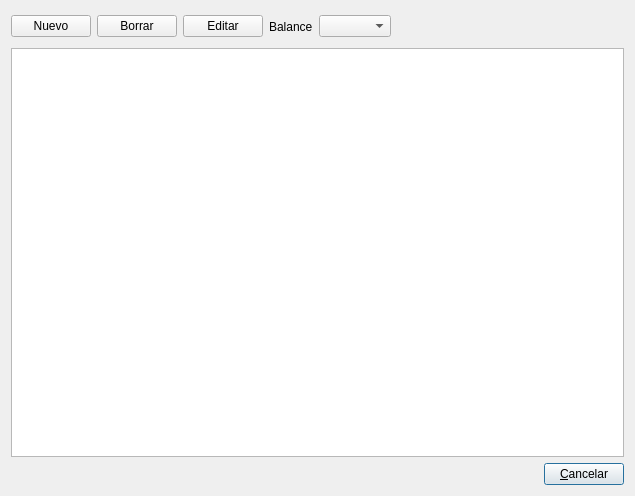
<ui version="4.0" >
 <class>MPatrimonialesBase</class>
 <widget class="QDialog" name="MPatrimonialesBase" >
  <property name="geometry" >
   <rect>
    <x>0</x>
    <y>0</y>
    <width>635</width>
    <height>496</height>
   </rect>
  </property>
  <property name="windowTitle" >
   <string>Masas Patrimoniales</string>
  </property>
  <layout class="QGridLayout" >
   <property name="margin" >
    <number>11</number>
   </property>
   <property name="spacing" >
    <number>6</number>
   </property>
   <item row="2" column="0" >
    <layout class="QHBoxLayout" >
     <property name="margin" >
      <number>0</number>
     </property>
     <property name="spacing" >
      <number>6</number>
     </property>
     <item>
      <spacer>
       <property name="orientation" >
        <enum>Qt::Horizontal</enum>
       </property>
       <property name="sizeType" >
        <enum>QSizePolicy::Expanding</enum>
       </property>
       <property name="sizeHint" >
        <size>
         <width>321</width>
         <height>20</height>
        </size>
       </property>
      </spacer>
     </item>
     <item>
      <widget class="QPushButton" name="mui_cancelar" >
       <property name="text" >
        <string>&amp;Cancelar</string>
       </property>
      </widget>
     </item>
    </layout>
   </item>
   <item row="0" column="0" >
    <layout class="QHBoxLayout" >
     <property name="margin" >
      <number>0</number>
     </property>
     <property name="spacing" >
      <number>6</number>
     </property>
     <item>
      <widget class="QPushButton" name="mui_nuevo" >
       <property name="text" >
        <string>Nuevo</string>
       </property>
      </widget>
     </item>
     <item>
      <widget class="QPushButton" name="mui_borrar" >
       <property name="text" >
        <string>Borrar</string>
       </property>
      </widget>
     </item>
     <item>
      <widget class="QPushButton" name="mui_editar" >
       <property name="text" >
        <string>Editar</string>
       </property>
      </widget>
     </item>
     <item>
      <widget class="QLabel" name="textLabel1" >
       <property name="text" >
        <string>Balance</string>
       </property>
      </widget>
     </item>
     <item>
      <widget class="QComboBox" name="comboBox1" />
     </item>
     <item>
      <spacer>
       <property name="orientation" >
        <enum>Qt::Horizontal</enum>
       </property>
       <property name="sizeType" >
        <enum>QSizePolicy::Expanding</enum>
       </property>
       <property name="sizeHint" >
        <size>
         <width>120</width>
         <height>31</height>
        </size>
       </property>
      </spacer>
     </item>
    </layout>
   </item>
   <item row="1" column="0" >
    <widget class="QTableWidget" name="mui_tabla" >
     <property name="editTriggers" >
      <set>QAbstractItemView::NoEditTriggers</set>
     </property>
     <property name="selectionMode" >
      <enum>QAbstractItemView::SingleSelection</enum>
     </property>
     <property name="selectionBehavior" >
      <enum>QAbstractItemView::SelectRows</enum>
     </property>
    </widget>
   </item>
  </layout>
 </widget>
 <layoutdefault spacing="6" margin="11" />
 <pixmapfunction>qPixmapFromMimeSource</pixmapfunction>
 <resources/>
 <connections/>
</ui>
